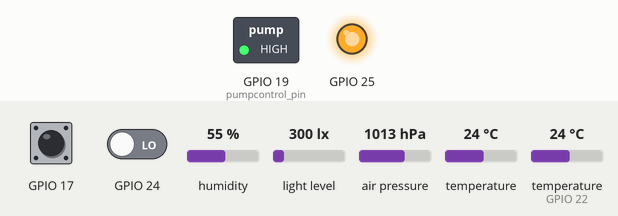
The program below on a simulated Raspberry Pi (BCM pin numbers). Parts: switched loads named in the program (green lamp = pin HIGH), output pins drawn as LEDs (lit = HIGH). Dashed ring = blinking. Inputs (shaded band) come from the test bench; at power-on: GPIO 24 LOW, GPIO 17 HIGH, humidity 55 %, light level 300 lx, air pressure 1013 hPa, temperature 24 °C, temperature (sensor on GPIO 22) 24 °C. No MQTT or app messages arrive unless stated; threads take turns every 2 ms; what the program prints to the terminal is not drawn.

Above: at 1.3 s.
1.4 s: GPIO 24 driven HIGH
At 2.8 s:
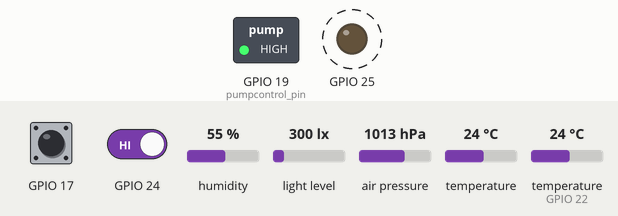
6.9 s: GPIO 24 driven LOW
At 8.0 s:
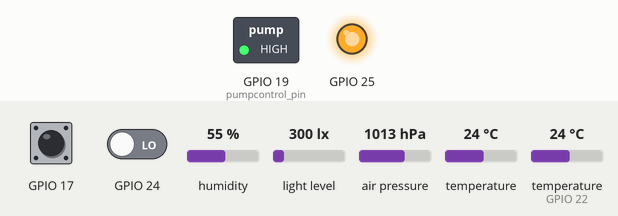
Timing chart, 0 to 9.9 s (numbered marks = the images above; inputs shaded):
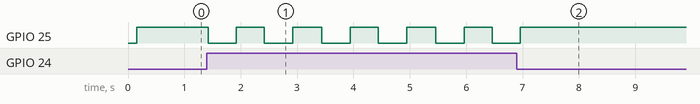

Measured:
- after the input at 1.4 s, GPIO 25: alternates HIGH for 0.50 s and LOW for 0.50 s, starting at once
- after the input at 6.9 s, GPIO 25: goes on until 7.0 s, then stays HIGH

The program:

main.py
```python
import RPi.GPIO as GPIO
import airpressure
import beep
import dirthump
import mqttclient
import sunlight
import tempdetect
import threading
import time

airprs_data=0
dirthump_data=0
sunlight_data=0
temp_data=0
hump_data=0
mqttclient.mqttconnect()


#get data from raspberry pi
def getdata(delay):
    global airprs_data
    global dirthump_data
    global sunlight_data
    global temp_data
    global hump_data

    while True:
            airprs_data=round(airpressure.BMP180().getpressure()/1000,3)
            sunlight_data=sunlight.getIlluminance()
            temp_data,hump_data=tempdetect.gettemp_and_hum()
            #print(airprs_data,dirthump_data,sunlight_data,temp_data,hump_data)
            time.sleep(float(delay))

#upload data to mqtt broker
def uploaddata(delay):
    while True:
        mqttclient.mqttupload(airprs_data,dirthump_data,sunlight_data,temp_data,hump_data)
        time.sleep(float(delay))


def humandetect(delay):
    beep.detct()

def dirtandpump(delay):
    dirthump.dirtdetect()

if __name__=="__main__":
    T1=threading.Thread(target=uploaddata,args=("5",))
    T2=threading.Thread(target=getdata,args=("1",))
    T3=threading.Thread(target=humandetect,args=("1",))
    T4=threading.Thread(target=dirtandpump,args=("1",))
    T1.start()
    T2.start()
    T3.start()
    T4.start()
    #T1.join()
    #T2.join()
    #T3.join()
    #T4.join()
```

airpressure.py
```python
import time
import smbus

# BMP280 iic address.
BMP280_I2C_ADDRESS = 0x76        # SDO = 0

# Registers value
BMP280_ID_Value = 0x58           # BMP280 ID
BMP280_RESET_VALUE = 0xB6

# BMP280 Registers definition
BMP280_TEMP_XLSB_REG = 0xFC      # Temperature XLSB Register
BMP280_TEMP_LSB_REG = 0xFB       # Temperature LSB Register
BMP280_TEMP_MSB_REG = 0xFA       # Temperature LSB Register
BMP280_PRESS_XLSB_REG = 0xF9     # Pressure XLSB  Register
BMP280_PRESS_LSB_REG = 0xF8      # Pressure LSB Register
BMP280_PRESS_MSB_REG = 0xF7      # Pressure MSB Register
BMP280_CONFIG_REG = 0xF5         # Configuration Register
BMP280_CTRL_MEAS_REG = 0xF4      # Ctrl Measure Register
BMP280_STATUS_REG = 0xF3         # Status Register
BMP280_RESET_REG = 0xE0          # Softreset Register
BMP280_ID_REG = 0xD0             # Chip ID Register

# calibration parameters
BMP280_DIG_T1_LSB_REG = 0x88
BMP280_DIG_T1_MSB_REG = 0x89
BMP280_DIG_T2_LSB_REG = 0x8A
BMP280_DIG_T2_MSB_REG = 0x8B
BMP280_DIG_T3_LSB_REG = 0x8C
BMP280_DIG_T3_MSB_REG = 0x8D
BMP280_DIG_P1_LSB_REG = 0x8E
BMP280_DIG_P1_MSB_REG = 0x8F
BMP280_DIG_P2_LSB_REG = 0x90
BMP280_DIG_P2_MSB_REG = 0x91
BMP280_DIG_P3_LSB_REG = 0x92
BMP280_DIG_P3_MSB_REG = 0x93
BMP280_DIG_P4_LSB_REG = 0x94
BMP280_DIG_P4_MSB_REG = 0x95
BMP280_DIG_P5_LSB_REG = 0x96
BMP280_DIG_P5_MSB_REG = 0x97
BMP280_DIG_P6_LSB_REG = 0x98
BMP280_DIG_P6_MSB_REG = 0x99
BMP280_DIG_P7_LSB_REG = 0x9A
BMP280_DIG_P7_MSB_REG = 0x9B
BMP280_DIG_P8_LSB_REG = 0x9C
BMP280_DIG_P8_MSB_REG = 0x9D
BMP280_DIG_P9_LSB_REG = 0x9E
BMP280_DIG_P9_MSB_REG = 0x9F


class BMP180(object):
    def __init__(self, address=BMP280_I2C_ADDRESS):
        self._address = address
        self._bus = smbus.SMBus(1)
        # Load calibration values.
        if self._read_byte(BMP280_ID_REG) == BMP280_ID_Value:  # read bmp280 id
            self._load_calibration()                          # load calibration data
            # BMP280_T_MODE_1 << 5 | BMP280_P_MODE_1 << 2 | BMP280_SLEEP_MODE;
            ctrlmeas = 0xFF
            # BMP280_T_SB1 << 5 | BMP280_FILTER_MODE_1 << 2;
            config = 0x14
            self._write_byte(BMP280_CTRL_MEAS_REG, ctrlmeas)  # write bmp280 config
            # sets the data acquisition options
            self._write_byte(BMP280_CONFIG_REG, config)
        else:
            print("Read BMP280 id error!\r\n")

    def _read_byte(self, cmd):
        return self._bus.read_byte_data(self._address, cmd)

    def _read_u16(self, cmd):
        LSB = self._bus.read_byte_data(self._address, cmd)
        MSB = self._bus.read_byte_data(self._address, cmd+1)
        return (MSB << 8) + LSB

    def _read_s16(self, cmd):
        result = self._read_u16(cmd)
        if result > 32767:
            result -= 65536
        return result

    def _write_byte(self, cmd, val):
        self._bus.write_byte_data(self._address, cmd, val)

    def _load_calibration(self):                           # load calibration data
        "load calibration"

        """ read the temperature calibration parameters """
        self.dig_T1 = self._read_u16(BMP280_DIG_T1_LSB_REG)
        self.dig_T2 = self._read_s16(BMP280_DIG_T2_LSB_REG)
        self.dig_T3 = self._read_s16(BMP280_DIG_T3_LSB_REG)
        """ read the pressure calibration parameters """
        self.dig_P1 = self._read_u16(BMP280_DIG_P1_LSB_REG)
        self.dig_P2 = self._read_s16(BMP280_DIG_P2_LSB_REG)
        self.dig_P3 = self._read_s16(BMP280_DIG_P3_LSB_REG)
        self.dig_P4 = self._read_s16(BMP280_DIG_P4_LSB_REG)
        self.dig_P5 = self._read_s16(BMP280_DIG_P5_LSB_REG)
        self.dig_P6 = self._read_s16(BMP280_DIG_P6_LSB_REG)
        self.dig_P7 = self._read_s16(BMP280_DIG_P7_LSB_REG)
        self.dig_P8 = self._read_s16(BMP280_DIG_P8_LSB_REG)
        self.dig_P9 = self._read_s16(BMP280_DIG_P9_LSB_REG)

        # print(self.dig_T1)
        # print(self.dig_T2)
        # print(self.dig_T3)
        # print(self.dig_P1)
        # print(self.dig_P2)
        # print(self.dig_P3)
        # print(self.dig_P4)
        # print(self.dig_P5)
        # print(self.dig_P6)
        # print(self.dig_P7)
        # print(self.dig_P8)
        # print(self.dig_P9)

    def compensate_temperature(self, adc_T):
        """Returns temperature in DegC, double precision. Output value of "1.23"equals 51.23 DegC."""
        var1 = ((adc_T) / 16384.0 - (self.dig_T1) / 1024.0) * (self.dig_T2)
        var2 = (((adc_T) / 131072.0 - (self.dig_T1) / 8192.0) *
                ((adc_T) / 131072.0 - (self.dig_T1) / 8192.0)) * (self.dig_T3)
        self.t_fine = var1 + var2
        temperature = (var1 + var2) / 5120.0
        return temperature

    def compensate_pressure(self, adc_P):
        """Returns pressure in Pa as double. Output value of "6386.2"equals 96386.2 Pa = 963.862 hPa."""
        var1 = (self.t_fine / 2.0) - 64000.0
        var2 = var1 * var1 * (self.dig_P6) / 32768.0
        var2 = var2 + var1 * (self.dig_P5) * 2.0
        var2 = (var2 / 4.0) + ((self.dig_P4) * 65536.0)
        var1 = ((self.dig_P3) * var1 * var1 / 524288.0 +
                (self.dig_P2) * var1) / 524288.0
        var1 = (1.0 + var1 / 32768.0) * (self.dig_P1)

        if var1 == 0.0:
            return 0  # avoid exception caused by division by zero

        pressure = 1048576.0 - adc_P
        pressure = (pressure - (var2 / 4096.0)) * 6250.0 / var1
        var1 = (self.dig_P9) * pressure * pressure / 2147483648.0
        var2 = pressure * (self.dig_P8) / 32768.0
        pressure = pressure + (var1 + var2 + (self.dig_P7)) / 16.0

        return pressure

    def getpressure(self):
        """Returns pressure in Pa as double. Output value of "6386.2"equals 96386.2 Pa = 963.862 hPa."""
        xlsb = self._read_byte(BMP280_TEMP_XLSB_REG)
        lsb = self._read_byte(BMP280_TEMP_LSB_REG)
        msb = self._read_byte(BMP280_TEMP_MSB_REG)

        adc_T = (msb << 12) | (lsb << 4) | (
            xlsb >> 4)      # temperature registers data
        temperature = self.compensate_temperature(
            adc_T)    # temperature compensate

        xlsb = self._read_byte(BMP280_PRESS_XLSB_REG)
        lsb = self._read_byte(BMP280_PRESS_LSB_REG)
        msb = self._read_byte(BMP280_PRESS_MSB_REG)

        adc_P = (msb << 12) | (lsb << 4) | (
            xlsb >> 4)      # pressure registers data
        pressure = self.compensate_pressure(
            adc_P)          # pressure compensate
        return pressure
```

beep.py
```python
import RPi.GPIO as GPIO
import time
GPIO.setmode(GPIO.BCM)
GPIO.setwarnings(False)
GPIO.setup(24,GPIO.IN)
GPIO.setup(25,GPIO.OUT)

def beep():
        for i in range(1,3):
            GPIO.output(25, GPIO.LOW)
            time.sleep(0.5)
            GPIO.output(25, GPIO.HIGH)
            time.sleep(0.5)
            print ("警告:有人靠近灌溉区域!")
def detct():
    while True:
        if GPIO.input(24) == True:
            #print (time.strftime('%Y-%m-%d %H:%M:%S',time.localtime(time.time()))+"监测到人体活动")
            time.sleep(0.02)
            if GPIO.input(24)==True:
                beep()
        if GPIO.input(24)==False:
            GPIO.output(25, GPIO.HIGH)#无人时关闭蜂鸣器
            #print (time.strftime('%Y-%m-%d %H:%M:%S',time.localtime(time.time()))+"未监测到人体活动")
```

dirthump.py
```python
import RPi.GPIO as GPIO
import time
import sys
GPIO.setmode(GPIO.BCM)
# pump control pin setting
pumpcontrol_pin=19
GPIO.setup(pumpcontrol_pin,GPIO.OUT)
GPIO.setup(17,GPIO.IN)

#dirt humidity detect
def dirtdetect ():
        if GPIO.input(17)==False:
            #print('湿度适宜')
            pumpstart(False)
        elif GPIO.input(17)==True:
            #print('湿度低请浇水')
            pumpstart(True)

#pump start

def pumpstart(flag):
    if flag==True:
       GPIO.output(pumpcontrol_pin,GPIO.HIGH) #pump start when dirt humidity is low
    if flag==False:
       GPIO.output(pumpcontrol_pin,GPIO.LOW) #pump stop when dirt humidity is fit

#GPIO.output(19,False)
dirtdetect()
```

mqttclient.py
```python
import paho.mqtt.client as mqtt
import time
import numpy as np
import sys
import random

def on_connect(client, userdata, flags, rc):
    if rc==0:
        print("Connected with result code {rc}")
    else:
        print("failed to connect,return code%d\n",rc)
client = mqtt.Client()
airprs_data=0
dirthump_data=0
sunlight_data=0
temp_data=0
hump_data=0

#mqtt connect to borker
def mqttconnect():
    client.username_pw_set("silence", "silence0802")
    client.on_connect = on_connect
    client.connect("124.223.169.5", 1883, 60)
    print('connect')


#mqtt uplaod function
def mqttupload(airprs_data,dirthump_data,sunlight_data,temp_data,hump_data):

    value=[temp_data,hump_data,dirthump_data,sunlight_data,airprs_data]
    quality=['temp','hump','dirthump','sun','press']
    msglen=5  #massage num

    if msglen==1:
        cmd=quality[i]+'":"'+str(value[i])
    if msglen>1:
        for i in range(msglen):
            if i==0:
                cmd=quality[i]+'":"'+str(value[i])
            if i>0:
                cmd=cmd+'"'+','+"\n"+'"'+quality[i]+'":"'+str(value[i])
    client.publish('test1',payload='{'+"\n"+'"'+cmd+'"'+"\n"+'}', qos=0, retain=False) #mqtt topic publish
    print("send msg to test1")
```

sunlight.py
```python
#!/usr/bin/env python
# encoding: utf-8
import smbus
import time
__DEV_ADDR=0x23
__CMD_PWR_OFF=0x00
__CMD_PWR_ON=0x01#开机
__CMD_RESET=0x07#重置
__CMD_CHRES=0x10#持续高分辨率检测
__CMD_CHRES2=0x11#持续高分辨率模式2检测
__CMD_CLHRES=0x13#持续低分辨率检测
__CMD_THRES=0x20#一次高分辨率
__CMD_THRES2=0x21#一次高分辨率模式2
__CMD_TLRES=0x23#一次分辨率
__CMD_SEN100H=0x42#灵敏度100%,高位
__CMD_SEN100L=0X65#灵敏度100%，低位
__CMD_SEN50H=0x44#50%
__CMD_SEN50L=0x6A#50%
__CMD_SEN200H=0x41#200%
__CMD_SEN200L=0x73#200%
bus=smbus.SMBus(1)
bus.write_byte(__DEV_ADDR,__CMD_PWR_ON)
bus.write_byte(__DEV_ADDR,__CMD_RESET)
bus.write_byte(__DEV_ADDR,__CMD_SEN100H)
bus.write_byte(__DEV_ADDR,__CMD_SEN100L)
bus.write_byte(__DEV_ADDR,__CMD_PWR_OFF)
def getIlluminance():
    bus.write_byte(__DEV_ADDR,__CMD_PWR_ON)
    bus.write_byte(__DEV_ADDR,__CMD_THRES2)
    time.sleep(0.2)
    res=bus.read_word_data(__DEV_ADDR,0)
    #read_word_data
    res=((res>>8)&0xff)|(res<<8)&0xff00
    res=round(res/(2*1.2),2)
    result=float(res)
    return result
```

tempdetect.py
```python
import Adafruit_DHT
import time
def gettemp_and_hum():
# Set sensor type : Options are DHT11,DHT22 or AM2302
    sensor=Adafruit_DHT.DHT11
# Set GPIO sensor is connected to
    GPIO=22
# Use read_retry method. This will retry up to 15 times to
# get a sensor reading (waiting 2 seconds between each retry).
    humidity, temperature = Adafruit_DHT.read_retry(sensor, GPIO)
# Reading the DHT11 is very sensitive to timings and occasionally
# the Pi might fail to get a valid reading. So check if readings are valid.
    temp=round(temperature,2)
    hump=round(humidity,2)
    return temp,hump
```
